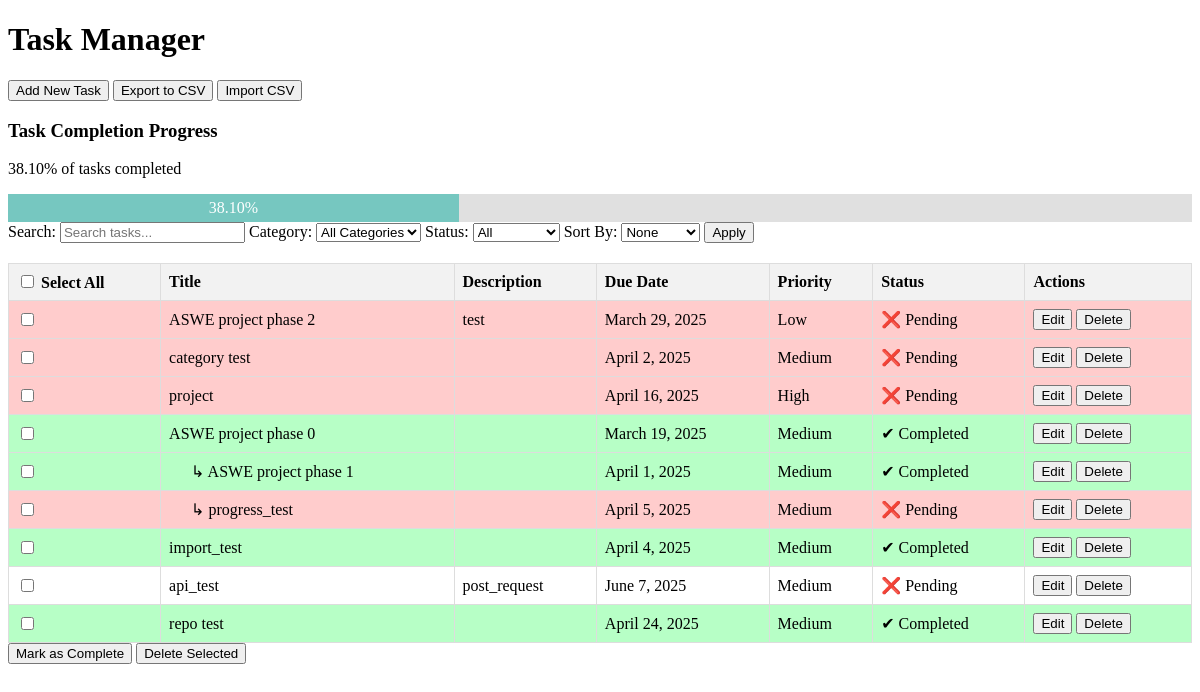
/, run on an earlier commit of the app's database.
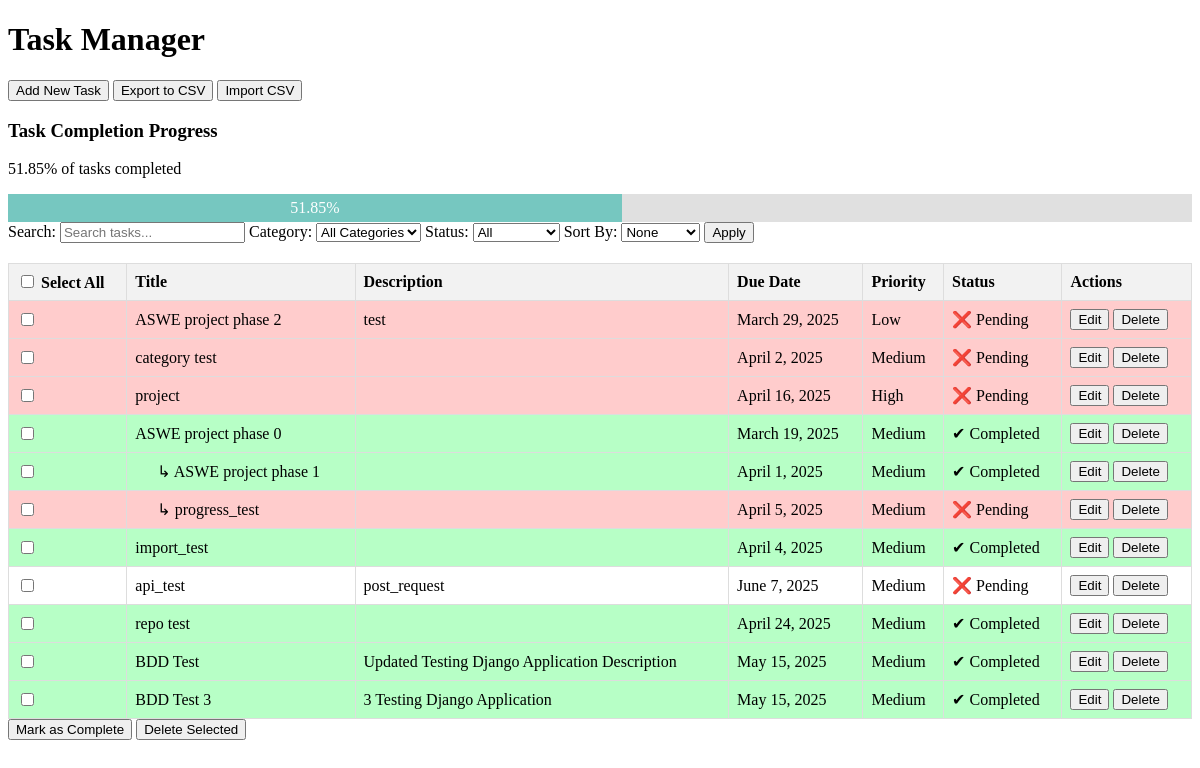
And on a later commit of the database.
### tasks/models.py (models this page shows, shortened)
class Task(models.Model):
    PRIORITY_CHOICES = [
        ('L', 'Low'),
        ('M', 'Medium'),
        ('H', 'High'),
    ]
    CATEGORY_CHOICES = [
        ('Work', 'Work'),
        ('Personal', 'Personal'),
        ('Study', 'Study'),
        ('Other', 'Other'),
    ]
    category = models.CharField(max_length=20, choices=CATEGORY_CHOICES, default='Other')
    title = models.CharField(max_length=200)
    description = models.TextField(blank=True, null=True)
    due_date = models.DateField(null=True, blank=True)
    priority = models.CharField(max_length=1, choices=PRIORITY_CHOICES, default='M')
    completed = models.BooleanField(default=False)
    created_at = models.DateTimeField(auto_now_add=True)
    parent_task = models.ForeignKey(
        'self',  # This makes the field reference the same model (Task)
        on_delete=models.CASCADE,
        null=True,
        blank=True,
        related_name='subtasks'  # Enables easy access to related subtasks
    )

### tasks/views.py (the view)
# urls.py: path('', views.task_list, name='task_list'),
def task_list(request):
    category_filter = request.GET.get('category', '')
    status_filter = request.GET.get('status', '')
    search_query = request.GET.get('search', '')
    sort_by = request.GET.get('sort_by', '')
    tasks = Task.objects.filter(parent_task__isnull=True)
    if category_filter:
        tasks = tasks.filter(category=category_filter)
    if status_filter:
        tasks = tasks.filter(completed=True if status_filter == "completed" else False)
    if search_query:
        tasks = tasks.filter(Q(title__icontains=search_query) | Q(description__icontains=search_query))
    if sort_by:
        if sort_by == "priority":
            priority_order = {'H': 1, 'M': 2, 'L': 3}
            tasks = sorted(tasks, key=lambda t: priority_order.get(t.priority, 2))  # Sort manually for priority
        else:
            tasks = tasks.order_by(sort_by)
    today = now().date()
    for task in tasks:
        if task.due_date:
            if task.due_date < today:
                task.overdue = True
            elif task.due_date == today:
                task.due_today = True
            else:
                task.overdue = False
                task.due_today = False
    completion_percentage = calculate_completion_percentage()
    return render(request, 'tasks/task_list.html', {
        'tasks': tasks,
        'categories': Task.CATEGORY_CHOICES,
        'search_query': search_query,  # Keep search query visible in input
        'category_filter': category_filter,
        'status_filter': status_filter,
        'sort_by': sort_by,
        'completion_percentage': completion_percentage
    })

### tasks/templates/tasks/task_list.html (shortened to what the changed rows need)
<!DOCTYPE html>
<html lang="en">
<head>
</head>
<body>
    <h1>Task Manager</h1>
    {% load tz %}
    <div>
        <h3>Task Completion Progress</h3>
        <p>{{ completion_percentage|floatformat:2 }}% of tasks completed</p>
        <div style="width: 100%; background-color: #e0e0e0;">
            <div style="width: {{ completion_percentage }}%; background-color: #76c7c0; text-align: center; padding: 5px 0; color: white;">
                {{ completion_percentage|floatformat:2 }}%
            </div>
        </div>
    </div>
    <form method="POST" action="{% url 'bulk_actions' %}">
        <table>
            <thead>
                <tr>
                    <th><input type="checkbox" id="select_all"> Select All</th>
                    <th>Title</th>
                    <th>Description</th>
                    <th>Due Date</th>
                    <th>Priority</th>
                    <th>Status</th>
                    <th>Actions</th>
                </tr>
            </thead>
            <tbody>
                {% for task in tasks %}
                    {% if task.completed %}
                    <tr style="background-color: #b7ffc6;">
                    {% else %}
                        <tr {% if task.overdue %}style="background-color: #ffcccc;"{% elif task.due_today %}style="background-color: #fc6565;"{% endif %}>
                    {% endif %}
                        <td><input type="checkbox" name="selected_tasks" value="{{ task.id }}"></td>
                        <td>{{ task.title }}</td>
                        <td>{{ task.description }}</td>
                        <td>{{ task.due_date|default:"N/A" }}</td>
                        <td>{{ task.get_priority_display }}</td>
                        <td>{% if task.completed %}✔ Completed{% else %}❌ Pending{% endif %}</td>
                        <td>
                            <form method="get" action="{% url 'task_edit' task.id %}" style="display:inline;">
                                <button type="submit" class="btn btn-primary">Edit</button>
                            </form>
                            <form method="get" action="{% url 'task_delete' task.id %}" style="display:inline;">
                                <button type="submit" class="btn btn-danger">Delete</button>
                            </form>
                        </td>
                    </tr>
                    {% for subtask in task.subtasks.all %}
                    {% if subtask.completed %}
                    <tr style="background-color: #b7ffc6;">
                    {% else %}
                        <tr {% if task.overdue %}style="background-color: #ffcccc;"{% elif task.due_today %}style="background-color: #fc6565;"{% endif %}>
                    {% endif %}
                        <td><input type="checkbox" name="selected_tasks" value="{{ subtask.id }}"></td>
                        <td style="padding-left: 30px;">↳ {{ subtask.title }}</td>
                        <td>{{ subtask.description }}</td>
                        <td>{{ subtask.due_date|default:"N/A" }}</td>
                        <td>{{ subtask.get_priority_display }}</td>
                        <td>{% if subtask.completed %}✔ Completed{% else %}❌ Pending{% endif %}</td>
                        <td>
                            <form method="get" action="{% url 'task_edit' task.id %}" style="display:inline;">
                                <button type="submit" class="btn btn-primary">Edit</button>
                            </form>
                            <form method="get" action="{% url 'task_delete' task.id %}" style="display:inline;">
                                <button type="submit" class="btn btn-danger">Delete</button>
                            </form>
                        </td>
                    </tr>
                {% endfor %}
                {% endfor %}
            </tbody>
        </table>
    </form>
</body>
</html>

What changed in the data, as far as the page shows it:
added Task: title "BDD Test", description "Updated Testing Django Application Description", due_date "May 15, 2025", priority "Medium", completed "✔ Completed", shown under "Task Completion Progress"
added Task: title "BDD Test 3", description "3 Testing Django Application", due_date "May 15, 2025", priority "Medium", completed "✔ Completed", shown under "Task Completion Progress"
Also different on the page:
{{ completion_percentage|floatformat:2 }}: "38.10" → "51.85"
{{ completion_percentage }}: 38.095238095238095 → 51.85185185185185 (drawn)
